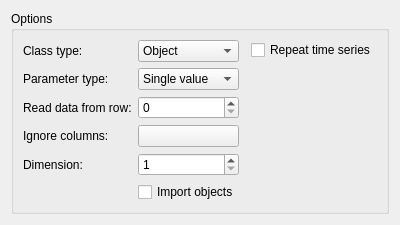
<?xml version="1.0" encoding="UTF-8"?>
<!--
######################################################################################################################
# Copyright (C) 2017 - 2019 Spine project consortium
# This file is part of Spine Toolbox.
# Spine Toolbox is free software: you can redistribute it and\/or modify it under the terms of the GNU Lesser General
# Public License as published by the Free Software Foundation, either version 3 of the License, or (at your option)
# any later version. This program is distributed in the hope that it will be useful, but WITHOUT ANY WARRANTY;
# without even the implied warranty of MERCHANTABILITY or FITNESS FOR A PARTICULAR PURPOSE. See the GNU Lesser General
# Public License for more details. You should have received a copy of the GNU Lesser General Public License along with
# this program. If not, see <http:\/\/www.gnu.org\/licenses\/>.
######################################################################################################################
-->
<ui version="4.0">
 <class>ImportMappingOptions</class>
 <widget class="QWidget" name="ImportMappingOptions">
  <property name="geometry">
   <rect>
    <x>0</x>
    <y>0</y>
    <width>400</width>
    <height>204</height>
   </rect>
  </property>
  <property name="windowTitle">
   <string>Form</string>
  </property>
  <layout class="QVBoxLayout" name="verticalLayout">
   <item>
    <widget class="QGroupBox" name="options_group">
     <property name="title">
      <string>Options</string>
     </property>
     <layout class="QHBoxLayout" name="horizontalLayout">
      <item>
       <layout class="QFormLayout" name="optons_layout">
        <item row="0" column="0">
         <widget class="QLabel" name="class_type_label">
          <property name="text">
           <string>Class type:</string>
          </property>
         </widget>
        </item>
        <item row="1" column="0">
         <widget class="QLabel" name="parameter_type_label">
          <property name="text">
           <string>Parameter type:</string>
          </property>
         </widget>
        </item>
        <item row="0" column="1">
         <widget class="QComboBox" name="class_type_combo_box">
          <item>
           <property name="text">
            <string>Object</string>
           </property>
          </item>
          <item>
           <property name="text">
            <string>Relationship</string>
           </property>
          </item>
         </widget>
        </item>
        <item row="1" column="1">
         <widget class="QComboBox" name="parameter_type_combo_box">
          <item>
           <property name="text">
            <string>Single value</string>
           </property>
          </item>
          <item>
           <property name="text">
            <string>Time series</string>
           </property>
          </item>
          <item>
           <property name="text">
            <string>Time pattern</string>
           </property>
          </item>
          <item>
           <property name="text">
            <string>Definition</string>
           </property>
          </item>
          <item>
           <property name="text">
            <string>List</string>
           </property>
          </item>
          <item>
           <property name="text">
            <string>None</string>
           </property>
          </item>
         </widget>
        </item>
        <item row="3" column="0">
         <widget class="QLabel" name="ignore_columns_label">
          <property name="text">
           <string>Ignore columns:</string>
          </property>
         </widget>
        </item>
        <item row="3" column="1">
         <widget class="QPushButton" name="ignore_columns_button">
          <property name="text">
           <string/>
          </property>
         </widget>
        </item>
        <item row="4" column="0">
         <widget class="QLabel" name="dimension_label">
          <property name="text">
           <string>Dimension:</string>
          </property>
         </widget>
        </item>
        <item row="4" column="1">
         <widget class="QSpinBox" name="dimension_spin_box">
          <property name="minimum">
           <number>1</number>
          </property>
         </widget>
        </item>
        <item row="5" column="1">
         <widget class="QCheckBox" name="import_objects_check_box">
          <property name="text">
           <string>Import objects</string>
          </property>
         </widget>
        </item>
        <item row="2" column="1">
         <widget class="QSpinBox" name="start_read_row_spin_box"/>
        </item>
        <item row="2" column="0">
         <widget class="QLabel" name="read_start_row_label">
          <property name="text">
           <string>Read data from row:</string>
          </property>
         </widget>
        </item>
       </layout>
      </item>
      <item>
       <layout class="QFormLayout" name="time_series_options_layout">
        <item row="0" column="1">
         <widget class="QCheckBox" name="time_series_repeat_check_box">
          <property name="toolTip">
           <string>Set the repeat flag for all imported time series</string>
          </property>
          <property name="text">
           <string>Repeat time series</string>
          </property>
         </widget>
        </item>
       </layout>
      </item>
     </layout>
    </widget>
   </item>
  </layout>
 </widget>
 <resources/>
 <connections/>
</ui>
